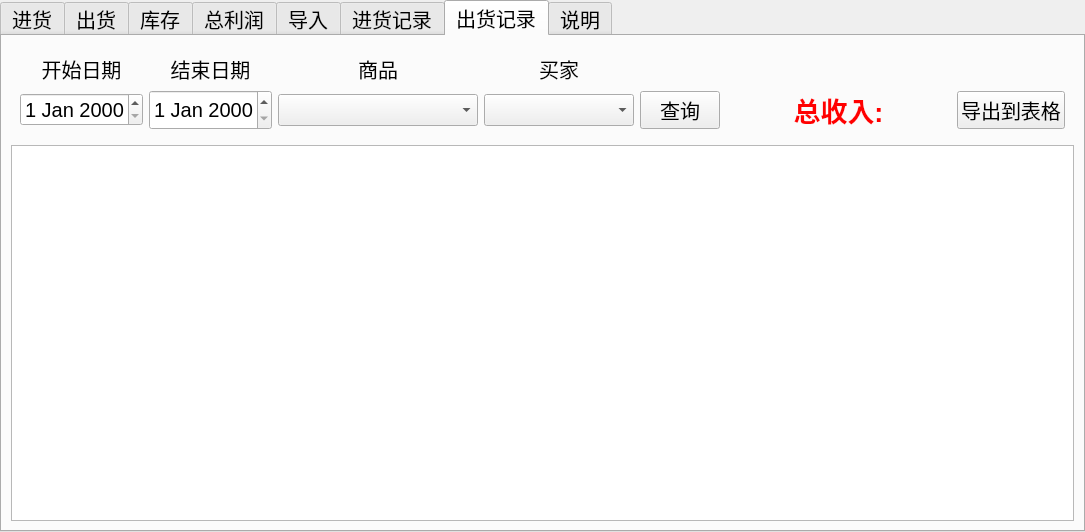
<?xml version="1.0" encoding="UTF-8"?>
<ui version="4.0">
 <class>MainWidget</class>
 <widget class="QTabWidget" name="MainWidget">
  <property name="geometry">
   <rect>
    <x>0</x>
    <y>0</y>
    <width>1085</width>
    <height>532</height>
   </rect>
  </property>
  <property name="font">
   <font>
    <pointsize>15</pointsize>
   </font>
  </property>
  <property name="windowTitle">
   <string>商品出入统计--肖豪</string>
  </property>
  <property name="toolTip">
   <string notr="true"/>
  </property>
  <property name="currentIndex">
   <number>6</number>
  </property>
  <widget class="QWidget" name="InputWidget">
   <property name="enabled">
    <bool>true</bool>
   </property>
   <attribute name="title">
    <string>进货</string>
   </attribute>
   <layout class="QVBoxLayout" name="verticalLayout">
    <item>
     <layout class="QGridLayout" name="gridLayout" rowstretch="1,2,3,2" columnstretch="1,2,4,2,2,6" rowminimumheight="1,2,3,4" columnminimumwidth="1,2,3,4,5,6">
      <property name="sizeConstraint">
       <enum>QLayout::SetDefaultConstraint</enum>
      </property>
      <property name="leftMargin">
       <number>30</number>
      </property>
      <property name="topMargin">
       <number>20</number>
      </property>
      <property name="rightMargin">
       <number>30</number>
      </property>
      <property name="bottomMargin">
       <number>20</number>
      </property>
      <property name="spacing">
       <number>20</number>
      </property>
      <item row="3" column="4">
       <widget class="QPushButton" name="pushButtonInput">
        <property name="enabled">
         <bool>true</bool>
        </property>
        <property name="minimumSize">
         <size>
          <width>0</width>
          <height>50</height>
         </size>
        </property>
        <property name="text">
         <string>确认进货</string>
        </property>
       </widget>
      </item>
      <item row="0" column="0">
       <spacer name="verticalSpacer">
        <property name="orientation">
         <enum>Qt::Vertical</enum>
        </property>
        <property name="sizeHint" stdset="0">
         <size>
          <width>20</width>
          <height>40</height>
         </size>
        </property>
       </spacer>
      </item>
      <item row="2" column="3">
       <widget class="QLineEdit" name="lineEditInputPrice">
        <property name="minimumSize">
         <size>
          <width>0</width>
          <height>50</height>
         </size>
        </property>
        <property name="inputMask">
         <string/>
        </property>
        <property name="maxLength">
         <number>15</number>
        </property>
        <property name="alignment">
         <set>Qt::AlignCenter</set>
        </property>
       </widget>
      </item>
      <item row="2" column="4">
       <widget class="QLineEdit" name="lineEditInputNum">
        <property name="minimumSize">
         <size>
          <width>0</width>
          <height>50</height>
         </size>
        </property>
        <property name="maxLength">
         <number>10</number>
        </property>
        <property name="alignment">
         <set>Qt::AlignCenter</set>
        </property>
       </widget>
      </item>
      <item row="2" column="0">
       <widget class="CCustomDateEdit" name="dateEditInput">
        <property name="minimumSize">
         <size>
          <width>0</width>
          <height>50</height>
         </size>
        </property>
        <property name="layoutDirection">
         <enum>Qt::LeftToRight</enum>
        </property>
        <property name="alignment">
         <set>Qt::AlignCenter</set>
        </property>
        <property name="buttonSymbols">
         <enum>QAbstractSpinBox::UpDownArrows</enum>
        </property>
        <property name="correctionMode">
         <enum>QAbstractSpinBox::CorrectToPreviousValue</enum>
        </property>
        <property name="dateTime">
         <datetime>
          <hour>0</hour>
          <minute>0</minute>
          <second>0</second>
          <year>2000</year>
          <month>1</month>
          <day>1</day>
         </datetime>
        </property>
        <property name="time">
         <time>
          <hour>0</hour>
          <minute>0</minute>
          <second>0</second>
         </time>
        </property>
        <property name="currentSection">
         <enum>QDateTimeEdit::YearSection</enum>
        </property>
        <property name="displayFormat">
         <string>yyyy/M/d</string>
        </property>
        <property name="calendarPopup">
         <bool>true</bool>
        </property>
       </widget>
      </item>
      <item row="2" column="2">
       <widget class="ExtendedComboBox" name="comboBoxInputGoods">
        <property name="minimumSize">
         <size>
          <width>0</width>
          <height>50</height>
         </size>
        </property>
        <property name="font">
         <font>
          <pointsize>15</pointsize>
         </font>
        </property>
       </widget>
      </item>
      <item row="3" column="0">
       <spacer name="verticalSpacer_3">
        <property name="orientation">
         <enum>Qt::Vertical</enum>
        </property>
        <property name="sizeHint" stdset="0">
         <size>
          <width>20</width>
          <height>40</height>
         </size>
        </property>
       </spacer>
      </item>
      <item row="1" column="3">
       <widget class="QLabel" name="label_3">
        <property name="font">
         <font>
          <pointsize>30</pointsize>
         </font>
        </property>
        <property name="text">
         <string>价格</string>
        </property>
        <property name="alignment">
         <set>Qt::AlignCenter</set>
        </property>
       </widget>
      </item>
      <item row="1" column="0">
       <widget class="QLabel" name="label">
        <property name="font">
         <font>
          <pointsize>30</pointsize>
         </font>
        </property>
        <property name="layoutDirection">
         <enum>Qt::RightToLeft</enum>
        </property>
        <property name="text">
         <string>日期</string>
        </property>
        <property name="alignment">
         <set>Qt::AlignCenter</set>
        </property>
       </widget>
      </item>
      <item row="2" column="5">
       <widget class="QLineEdit" name="lineEditInputRemark">
        <property name="minimumSize">
         <size>
          <width>0</width>
          <height>50</height>
         </size>
        </property>
       </widget>
      </item>
      <item row="1" column="5">
       <widget class="QLabel" name="label_5">
        <property name="font">
         <font>
          <pointsize>30</pointsize>
         </font>
        </property>
        <property name="text">
         <string>备注</string>
        </property>
        <property name="alignment">
         <set>Qt::AlignCenter</set>
        </property>
       </widget>
      </item>
      <item row="1" column="2">
       <widget class="QLabel" name="label_2">
        <property name="font">
         <font>
          <pointsize>30</pointsize>
         </font>
        </property>
        <property name="layoutDirection">
         <enum>Qt::LeftToRight</enum>
        </property>
        <property name="text">
         <string>商品</string>
        </property>
        <property name="alignment">
         <set>Qt::AlignCenter</set>
        </property>
       </widget>
      </item>
      <item row="2" column="1">
       <widget class="ExtendedComboBox" name="comboBoxInputType">
        <property name="minimumSize">
         <size>
          <width>0</width>
          <height>50</height>
         </size>
        </property>
        <property name="font">
         <font>
          <pointsize>15</pointsize>
         </font>
        </property>
        <property name="sizeAdjustPolicy">
         <enum>QComboBox::AdjustToContentsOnFirstShow</enum>
        </property>
       </widget>
      </item>
      <item row="1" column="1">
       <widget class="QLabel" name="label_13">
        <property name="font">
         <font>
          <pointsize>30</pointsize>
         </font>
        </property>
        <property name="text">
         <string>类别</string>
        </property>
        <property name="alignment">
         <set>Qt::AlignCenter</set>
        </property>
       </widget>
      </item>
      <item row="1" column="4">
       <widget class="QLabel" name="label_4">
        <property name="font">
         <font>
          <pointsize>30</pointsize>
         </font>
        </property>
        <property name="text">
         <string>数量</string>
        </property>
        <property name="alignment">
         <set>Qt::AlignCenter</set>
        </property>
       </widget>
      </item>
      <item row="0" column="2">
       <widget class="QLabel" name="InputTiplabel">
        <property name="font">
         <font>
          <pointsize>15</pointsize>
         </font>
        </property>
        <property name="styleSheet">
         <string notr="true">color:rgb(255, 0, 0)</string>
        </property>
        <property name="text">
         <string>注意:新商品录入</string>
        </property>
        <property name="alignment">
         <set>Qt::AlignCenter</set>
        </property>
       </widget>
      </item>
     </layout>
    </item>
   </layout>
  </widget>
  <widget class="QWidget" name="OutputWidget">
   <attribute name="title">
    <string>出货</string>
   </attribute>
   <layout class="QGridLayout" name="gridLayout_3">
    <item row="0" column="0">
     <layout class="QGridLayout" name="gridLayout_2" rowstretch="1,2,3,2" columnstretch="1,4,4,2,2,6">
      <property name="sizeConstraint">
       <enum>QLayout::SetDefaultConstraint</enum>
      </property>
      <property name="leftMargin">
       <number>30</number>
      </property>
      <property name="topMargin">
       <number>20</number>
      </property>
      <property name="rightMargin">
       <number>30</number>
      </property>
      <property name="bottomMargin">
       <number>20</number>
      </property>
      <property name="spacing">
       <number>20</number>
      </property>
      <item row="1" column="0">
       <widget class="QLabel" name="label_6">
        <property name="font">
         <font>
          <pointsize>30</pointsize>
         </font>
        </property>
        <property name="text">
         <string>日期</string>
        </property>
        <property name="alignment">
         <set>Qt::AlignCenter</set>
        </property>
       </widget>
      </item>
      <item row="0" column="0">
       <spacer name="verticalSpacer_2">
        <property name="orientation">
         <enum>Qt::Vertical</enum>
        </property>
        <property name="sizeHint" stdset="0">
         <size>
          <width>20</width>
          <height>40</height>
         </size>
        </property>
       </spacer>
      </item>
      <item row="2" column="2">
       <widget class="ExtendedComboBox" name="comboBoxOutputBuyer">
        <property name="minimumSize">
         <size>
          <width>0</width>
          <height>50</height>
         </size>
        </property>
       </widget>
      </item>
      <item row="1" column="2">
       <widget class="QLabel" name="label_8">
        <property name="font">
         <font>
          <pointsize>30</pointsize>
         </font>
        </property>
        <property name="text">
         <string>买家</string>
        </property>
        <property name="alignment">
         <set>Qt::AlignCenter</set>
        </property>
       </widget>
      </item>
      <item row="3" column="0">
       <spacer name="verticalSpacer_4">
        <property name="orientation">
         <enum>Qt::Vertical</enum>
        </property>
        <property name="sizeHint" stdset="0">
         <size>
          <width>20</width>
          <height>40</height>
         </size>
        </property>
       </spacer>
      </item>
      <item row="2" column="1">
       <widget class="ExtendedComboBox" name="comboBoxOutputGoods">
        <property name="minimumSize">
         <size>
          <width>0</width>
          <height>50</height>
         </size>
        </property>
       </widget>
      </item>
      <item row="1" column="1">
       <widget class="QLabel" name="label_7">
        <property name="font">
         <font>
          <pointsize>30</pointsize>
         </font>
        </property>
        <property name="text">
         <string>商品</string>
        </property>
        <property name="alignment">
         <set>Qt::AlignCenter</set>
        </property>
       </widget>
      </item>
      <item row="1" column="5">
       <widget class="QLabel" name="label_11">
        <property name="font">
         <font>
          <pointsize>30</pointsize>
         </font>
        </property>
        <property name="text">
         <string>备注</string>
        </property>
        <property name="alignment">
         <set>Qt::AlignCenter</set>
        </property>
       </widget>
      </item>
      <item row="2" column="5">
       <widget class="QLineEdit" name="lineEditOutputRemark">
        <property name="minimumSize">
         <size>
          <width>0</width>
          <height>50</height>
         </size>
        </property>
       </widget>
      </item>
      <item row="2" column="0">
       <widget class="CCustomDateEdit" name="dateEditOutput">
        <property name="minimumSize">
         <size>
          <width>0</width>
          <height>50</height>
         </size>
        </property>
        <property name="alignment">
         <set>Qt::AlignCenter</set>
        </property>
        <property name="calendarPopup">
         <bool>true</bool>
        </property>
       </widget>
      </item>
      <item row="3" column="4">
       <widget class="QPushButton" name="pushButtonOutput">
        <property name="minimumSize">
         <size>
          <width>0</width>
          <height>50</height>
         </size>
        </property>
        <property name="text">
         <string>确认出货</string>
        </property>
       </widget>
      </item>
      <item row="1" column="4">
       <widget class="QLabel" name="label_9">
        <property name="font">
         <font>
          <pointsize>30</pointsize>
         </font>
        </property>
        <property name="text">
         <string>数量</string>
        </property>
        <property name="alignment">
         <set>Qt::AlignCenter</set>
        </property>
       </widget>
      </item>
      <item row="2" column="4">
       <widget class="QLineEdit" name="lineEditOutputNum">
        <property name="minimumSize">
         <size>
          <width>0</width>
          <height>50</height>
         </size>
        </property>
        <property name="alignment">
         <set>Qt::AlignCenter</set>
        </property>
       </widget>
      </item>
      <item row="1" column="3">
       <widget class="QLabel" name="label_10">
        <property name="font">
         <font>
          <pointsize>30</pointsize>
         </font>
        </property>
        <property name="text">
         <string>价格</string>
        </property>
        <property name="alignment">
         <set>Qt::AlignCenter</set>
        </property>
       </widget>
      </item>
      <item row="2" column="3">
       <widget class="QLineEdit" name="lineEditOutputPrice">
        <property name="minimumSize">
         <size>
          <width>0</width>
          <height>50</height>
         </size>
        </property>
        <property name="alignment">
         <set>Qt::AlignCenter</set>
        </property>
       </widget>
      </item>
     </layout>
    </item>
   </layout>
  </widget>
  <widget class="QWidget" name="StockWidget">
   <attribute name="title">
    <string>库存</string>
   </attribute>
   <layout class="QVBoxLayout" name="verticalLayout_2">
    <item>
     <widget class="QTableWidget" name="tableWidgetStock">
      <property name="enabled">
       <bool>true</bool>
      </property>
      <property name="layoutDirection">
       <enum>Qt::LeftToRight</enum>
      </property>
      <property name="autoFillBackground">
       <bool>true</bool>
      </property>
      <property name="frameShape">
       <enum>QFrame::NoFrame</enum>
      </property>
      <property name="frameShadow">
       <enum>QFrame::Sunken</enum>
      </property>
      <property name="lineWidth">
       <number>1</number>
      </property>
      <property name="midLineWidth">
       <number>0</number>
      </property>
      <property name="verticalScrollBarPolicy">
       <enum>Qt::ScrollBarAlwaysOff</enum>
      </property>
      <property name="sizeAdjustPolicy">
       <enum>QAbstractScrollArea::AdjustToContentsOnFirstShow</enum>
      </property>
      <property name="editTriggers">
       <set>QAbstractItemView::AnyKeyPressed|QAbstractItemView::EditKeyPressed</set>
      </property>
      <property name="gridStyle">
       <enum>Qt::DashDotLine</enum>
      </property>
      <property name="sortingEnabled">
       <bool>true</bool>
      </property>
      <property name="rowCount">
       <number>10</number>
      </property>
      <property name="columnCount">
       <number>4</number>
      </property>
      <attribute name="horizontalHeaderCascadingSectionResizes">
       <bool>true</bool>
      </attribute>
      <attribute name="horizontalHeaderStretchLastSection">
       <bool>false</bool>
      </attribute>
      <attribute name="verticalHeaderVisible">
       <bool>false</bool>
      </attribute>
      <row/>
      <row/>
      <row/>
      <row/>
      <row/>
      <row/>
      <row/>
      <row/>
      <row/>
      <row/>
      <column/>
      <column/>
      <column/>
      <column/>
     </widget>
    </item>
   </layout>
  </widget>
  <widget class="QWidget" name="ProfitWidget">
   <attribute name="title">
    <string>总利润</string>
   </attribute>
   <layout class="QVBoxLayout" name="verticalLayout_3">
    <item>
     <widget class="QWidget" name="widget" native="true">
      <layout class="QHBoxLayout" name="horizontalLayout" stretch="1,1,0,1,0,1,1,1">
       <item>
        <widget class="QPushButton" name="pushButtonExport">
         <property name="text">
          <string>导出到表格</string>
         </property>
        </widget>
       </item>
       <item>
        <spacer name="horizontalSpacer">
         <property name="orientation">
          <enum>Qt::Horizontal</enum>
         </property>
         <property name="sizeHint" stdset="0">
          <size>
           <width>40</width>
           <height>20</height>
          </size>
         </property>
        </spacer>
       </item>
       <item>
        <widget class="QLabel" name="label_15">
         <property name="text">
          <string>开始日期:</string>
         </property>
        </widget>
       </item>
       <item>
        <widget class="CCustomDateEdit" name="dateEditBegin"/>
       </item>
       <item>
        <widget class="QLabel" name="label_16">
         <property name="text">
          <string>结束日期:</string>
         </property>
        </widget>
       </item>
       <item>
        <widget class="CCustomDateEdit" name="dateEditEnd"/>
       </item>
       <item>
        <widget class="QPushButton" name="pushButtonQuery">
         <property name="text">
          <string>查询</string>
         </property>
        </widget>
       </item>
       <item>
        <spacer name="horizontalSpacer_2">
         <property name="orientation">
          <enum>Qt::Horizontal</enum>
         </property>
         <property name="sizeHint" stdset="0">
          <size>
           <width>40</width>
           <height>20</height>
          </size>
         </property>
        </spacer>
       </item>
      </layout>
     </widget>
    </item>
    <item>
     <widget class="QTableWidget" name="tableWidgetProfile">
      <property name="editTriggers">
       <set>QAbstractItemView::AnyKeyPressed|QAbstractItemView::EditKeyPressed</set>
      </property>
      <property name="sortingEnabled">
       <bool>true</bool>
      </property>
      <property name="rowCount">
       <number>0</number>
      </property>
      <property name="columnCount">
       <number>0</number>
      </property>
      <attribute name="verticalHeaderVisible">
       <bool>false</bool>
      </attribute>
     </widget>
    </item>
   </layout>
  </widget>
  <widget class="QWidget" name="Import">
   <attribute name="title">
    <string>导入</string>
   </attribute>
   <layout class="QVBoxLayout" name="verticalLayout_4">
    <item>
     <widget class="QFrame" name="frame">
      <property name="frameShape">
       <enum>QFrame::StyledPanel</enum>
      </property>
      <property name="frameShadow">
       <enum>QFrame::Raised</enum>
      </property>
      <layout class="QHBoxLayout" name="horizontalLayout_2">
       <item>
        <widget class="QComboBox" name="comboBoxImportGoodsType"/>
       </item>
       <item>
        <widget class="QPushButton" name="pushButtonImportGoods">
         <property name="toolTip">
          <string>选择某类商品，批量导入</string>
         </property>
         <property name="statusTip">
          <string/>
         </property>
         <property name="whatsThis">
          <string/>
         </property>
         <property name="text">
          <string>批量导入商品</string>
         </property>
        </widget>
       </item>
       <item>
        <spacer name="horizontalSpacer_3">
         <property name="orientation">
          <enum>Qt::Horizontal</enum>
         </property>
         <property name="sizeHint" stdset="0">
          <size>
           <width>40</width>
           <height>20</height>
          </size>
         </property>
        </spacer>
       </item>
       <item>
        <widget class="QPushButton" name="pushButtonImportBuyer">
         <property name="text">
          <string>批量导入买家</string>
         </property>
        </widget>
       </item>
       <item>
        <spacer name="horizontalSpacer_4">
         <property name="orientation">
          <enum>Qt::Horizontal</enum>
         </property>
         <property name="sizeHint" stdset="0">
          <size>
           <width>40</width>
           <height>20</height>
          </size>
         </property>
        </spacer>
       </item>
       <item>
        <widget class="QLabel" name="label_12">
         <property name="text">
          <string>说明：批量导入数据，每行为一条数据</string>
         </property>
        </widget>
       </item>
      </layout>
     </widget>
    </item>
    <item>
     <widget class="QTextEdit" name="textEditImport"/>
    </item>
   </layout>
  </widget>
  <widget class="QWidget" name="InputRecord">
   <attribute name="title">
    <string>进货记录</string>
   </attribute>
   <layout class="QVBoxLayout" name="verticalLayout_5">
    <item>
     <widget class="QWidget" name="widget_2" native="true">
      <layout class="QGridLayout" name="gridLayout_5">
       <item row="1" column="5">
        <widget class="ExtendedComboBox" name="comboBoxInputRecord">
         <property name="minimumSize">
          <size>
           <width>200</width>
           <height>0</height>
          </size>
         </property>
        </widget>
       </item>
       <item row="0" column="8">
        <widget class="QPushButton" name="pushButtonExportInputRecord">
         <property name="text">
          <string>导出到表格</string>
         </property>
        </widget>
       </item>
       <item row="0" column="0">
        <widget class="QLabel" name="label_17">
         <property name="text">
          <string>开始日期</string>
         </property>
         <property name="alignment">
          <set>Qt::AlignCenter</set>
         </property>
        </widget>
       </item>
       <item row="1" column="7">
        <spacer name="horizontalSpacer_6">
         <property name="orientation">
          <enum>Qt::Horizontal</enum>
         </property>
         <property name="sizeHint" stdset="0">
          <size>
           <width>40</width>
           <height>20</height>
          </size>
         </property>
        </spacer>
       </item>
       <item row="0" column="5">
        <widget class="QLabel" name="label_14">
         <property name="text">
          <string>商品</string>
         </property>
         <property name="alignment">
          <set>Qt::AlignCenter</set>
         </property>
        </widget>
       </item>
       <item row="0" column="7">
        <widget class="QLabel" name="labelInputRecordNum">
         <property name="font">
          <font>
           <pointsize>20</pointsize>
           <weight>75</weight>
           <bold>true</bold>
          </font>
         </property>
         <property name="styleSheet">
          <string notr="true">color:rgb(255, 0, 0)</string>
         </property>
         <property name="text">
          <string>总进货数:</string>
         </property>
         <property name="alignment">
          <set>Qt::AlignCenter</set>
         </property>
        </widget>
       </item>
       <item row="1" column="2">
        <widget class="CCustomDateEdit" name="dateEditEndInputRecord">
         <property name="maximumSize">
          <size>
           <width>123</width>
           <height>123</height>
          </size>
         </property>
        </widget>
       </item>
       <item row="1" column="0">
        <widget class="CCustomDateEdit" name="dateEditBeginInputRecord">
         <property name="maximumSize">
          <size>
           <width>123</width>
           <height>16777215</height>
          </size>
         </property>
        </widget>
       </item>
       <item row="0" column="2">
        <widget class="QLabel" name="label_18">
         <property name="text">
          <string>结束日期</string>
         </property>
         <property name="alignment">
          <set>Qt::AlignCenter</set>
         </property>
        </widget>
       </item>
       <item row="1" column="6">
        <widget class="QPushButton" name="pushButtonQueryInputRecord">
         <property name="maximumSize">
          <size>
           <width>100</width>
           <height>16777215</height>
          </size>
         </property>
         <property name="text">
          <string>查询</string>
         </property>
        </widget>
       </item>
      </layout>
     </widget>
    </item>
    <item>
     <widget class="QTableWidget" name="tableWidgetInputRecord">
      <property name="editTriggers">
       <set>QAbstractItemView::AnyKeyPressed|QAbstractItemView::EditKeyPressed</set>
      </property>
      <property name="sortingEnabled">
       <bool>true</bool>
      </property>
      <property name="rowCount">
       <number>0</number>
      </property>
      <property name="columnCount">
       <number>0</number>
      </property>
      <attribute name="verticalHeaderVisible">
       <bool>false</bool>
      </attribute>
     </widget>
    </item>
   </layout>
  </widget>
  <widget class="QWidget" name="outputRecord">
   <attribute name="title">
    <string>出货记录</string>
   </attribute>
   <layout class="QVBoxLayout" name="verticalLayout_6">
    <item>
     <widget class="QWidget" name="widget_3" native="true">
      <layout class="QGridLayout" name="gridLayout_6">
       <item row="1" column="7">
        <widget class="QPushButton" name="pushButtonQueryOutputRecord">
         <property name="maximumSize">
          <size>
           <width>100</width>
           <height>16777215</height>
          </size>
         </property>
         <property name="text">
          <string>查询</string>
         </property>
        </widget>
       </item>
       <item row="1" column="0">
        <widget class="CCustomDateEdit" name="dateEditBeginOutputRecord">
         <property name="maximumSize">
          <size>
           <width>123</width>
           <height>16777215</height>
          </size>
         </property>
        </widget>
       </item>
       <item row="0" column="0">
        <widget class="QLabel" name="label_22">
         <property name="text">
          <string>开始日期</string>
         </property>
         <property name="alignment">
          <set>Qt::AlignCenter</set>
         </property>
        </widget>
       </item>
       <item row="0" column="2">
        <widget class="QLabel" name="label_23">
         <property name="text">
          <string>结束日期</string>
         </property>
         <property name="alignment">
          <set>Qt::AlignCenter</set>
         </property>
        </widget>
       </item>
       <item row="1" column="5">
        <widget class="ExtendedComboBox" name="comboBoxOutputRecordGoods">
         <property name="minimumSize">
          <size>
           <width>200</width>
           <height>0</height>
          </size>
         </property>
        </widget>
       </item>
       <item row="1" column="2">
        <widget class="CCustomDateEdit" name="dateEditEndOutputRecord">
         <property name="maximumSize">
          <size>
           <width>123</width>
           <height>123</height>
          </size>
         </property>
        </widget>
       </item>
       <item row="0" column="5">
        <widget class="QLabel" name="label_24">
         <property name="text">
          <string>商品</string>
         </property>
         <property name="alignment">
          <set>Qt::AlignCenter</set>
         </property>
        </widget>
       </item>
       <item row="1" column="6">
        <widget class="ExtendedComboBox" name="comboBoxOutputRecordBuyer">
         <property name="minimumSize">
          <size>
           <width>150</width>
           <height>0</height>
          </size>
         </property>
        </widget>
       </item>
       <item row="0" column="6">
        <widget class="QLabel" name="label_26">
         <property name="text">
          <string>买家</string>
         </property>
         <property name="alignment">
          <set>Qt::AlignCenter</set>
         </property>
        </widget>
       </item>
       <item row="0" column="8">
        <spacer name="horizontalSpacer_8">
         <property name="orientation">
          <enum>Qt::Horizontal</enum>
         </property>
         <property name="sizeHint" stdset="0">
          <size>
           <width>40</width>
           <height>20</height>
          </size>
         </property>
        </spacer>
       </item>
       <item row="1" column="8">
        <widget class="QLabel" name="labelOutputRecordProfile">
         <property name="enabled">
          <bool>false</bool>
         </property>
         <property name="font">
          <font>
           <pointsize>20</pointsize>
           <weight>75</weight>
           <bold>true</bold>
          </font>
         </property>
         <property name="styleSheet">
          <string notr="true">color:rgb(255, 0, 0)</string>
         </property>
         <property name="text">
          <string>总收入:</string>
         </property>
         <property name="alignment">
          <set>Qt::AlignCenter</set>
         </property>
        </widget>
       </item>
       <item row="1" column="9">
        <widget class="QPushButton" name="pushButtonExportOutputRecord">
         <property name="text">
          <string>导出到表格</string>
         </property>
        </widget>
       </item>
      </layout>
     </widget>
    </item>
    <item>
     <widget class="QTableWidget" name="tableWidgetOutputRecord">
      <property name="editTriggers">
       <set>QAbstractItemView::AnyKeyPressed|QAbstractItemView::EditKeyPressed</set>
      </property>
      <property name="sortingEnabled">
       <bool>true</bool>
      </property>
      <property name="rowCount">
       <number>0</number>
      </property>
      <property name="columnCount">
       <number>0</number>
      </property>
      <attribute name="verticalHeaderVisible">
       <bool>false</bool>
      </attribute>
     </widget>
    </item>
   </layout>
  </widget>
  <widget class="QWidget" name="InfoWidget">
   <attribute name="title">
    <string>说明</string>
   </attribute>
   <widget class="QTextEdit" name="textEdit">
    <property name="geometry">
     <rect>
      <x>210</x>
      <y>120</y>
      <width>451</width>
      <height>251</height>
     </rect>
    </property>
    <property name="readOnly">
     <bool>true</bool>
    </property>
    <property name="html">
     <string>&lt;!DOCTYPE HTML PUBLIC &quot;-//W3C//DTD HTML 4.0//EN&quot; &quot;http://www.w3.org/TR/REC-html40/strict.dtd&quot;&gt;
&lt;html&gt;&lt;head&gt;&lt;meta name=&quot;qrichtext&quot; content=&quot;1&quot; /&gt;&lt;style type=&quot;text/css&quot;&gt;
p, li { white-space: pre-wrap; }
&lt;/style&gt;&lt;/head&gt;&lt;body style=&quot; font-family:'SimSun'; font-size:15pt; font-weight:400; font-style:normal;&quot;&gt;
&lt;p style=&quot; margin-top:0px; margin-bottom:0px; margin-left:0px; margin-right:0px; -qt-block-indent:0; text-indent:0px;&quot;&gt;版本：1.0.0&lt;/p&gt;
&lt;p style=&quot; margin-top:0px; margin-bottom:0px; margin-left:0px; margin-right:0px; -qt-block-indent:0; text-indent:0px;&quot;&gt;作者：肖豪&lt;/p&gt;
&lt;p style=&quot; margin-top:0px; margin-bottom:0px; margin-left:0px; margin-right:0px; -qt-block-indent:0; text-indent:0px;&quot;&gt;日期：2018.2.10&lt;/p&gt;
&lt;p style=&quot; margin-top:0px; margin-bottom:0px; margin-left:0px; margin-right:0px; -qt-block-indent:0; text-indent:0px;&quot;&gt;说明：用于管理日常进出货&lt;/p&gt;&lt;/body&gt;&lt;/html&gt;</string>
    </property>
   </widget>
   <widget class="QPushButton" name="pushButtonQueryOutput">
    <property name="geometry">
     <rect>
      <x>420</x>
      <y>60</y>
      <width>151</width>
      <height>41</height>
     </rect>
    </property>
    <property name="text">
     <string>查看出货记录</string>
    </property>
   </widget>
   <widget class="QPushButton" name="pushButtonQueryInput">
    <property name="geometry">
     <rect>
      <x>180</x>
      <y>60</y>
      <width>161</width>
      <height>41</height>
     </rect>
    </property>
    <property name="text">
     <string>查看进货记录</string>
    </property>
   </widget>
  </widget>
 </widget>
 <customwidgets>
  <customwidget>
   <class>CCustomDateEdit</class>
   <extends>QDateEdit</extends>
   <header location="global">pubui</header>
  </customwidget>
  <customwidget>
   <class>ExtendedComboBox</class>
   <extends>QComboBox</extends>
   <header location="global">pubui</header>
  </customwidget>
 </customwidgets>
 <tabstops>
  <tabstop>comboBoxOutputGoods</tabstop>
  <tabstop>comboBoxOutputBuyer</tabstop>
  <tabstop>lineEditOutputPrice</tabstop>
  <tabstop>lineEditOutputNum</tabstop>
  <tabstop>lineEditOutputRemark</tabstop>
  <tabstop>pushButtonOutput</tabstop>
  <tabstop>dateEditOutput</tabstop>
  <tabstop>comboBoxInputType</tabstop>
  <tabstop>comboBoxInputGoods</tabstop>
  <tabstop>lineEditInputPrice</tabstop>
  <tabstop>lineEditInputNum</tabstop>
  <tabstop>lineEditInputRemark</tabstop>
  <tabstop>pushButtonInput</tabstop>
  <tabstop>dateEditInput</tabstop>
  <tabstop>tableWidgetStock</tabstop>
  <tabstop>dateEditBegin</tabstop>
  <tabstop>dateEditEnd</tabstop>
  <tabstop>pushButtonQuery</tabstop>
  <tabstop>tableWidgetProfile</tabstop>
 </tabstops>
 <resources/>
 <connections/>
</ui>
